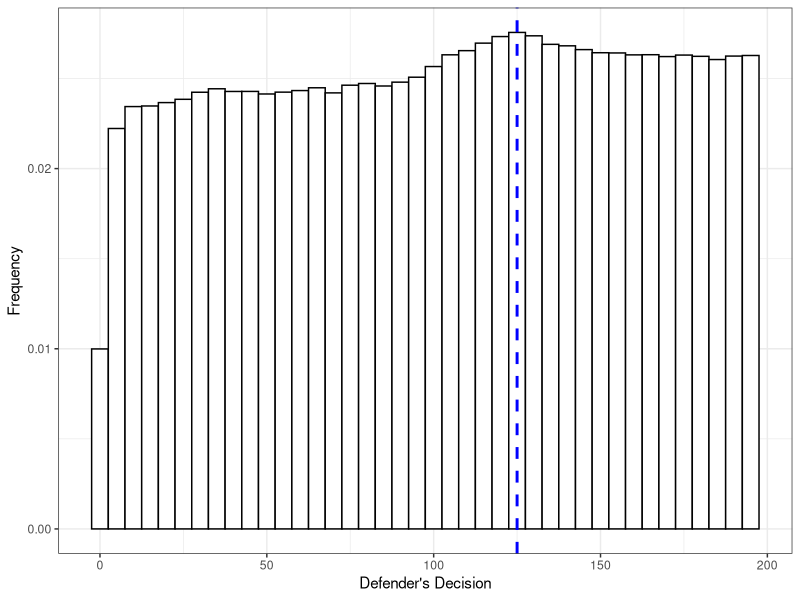
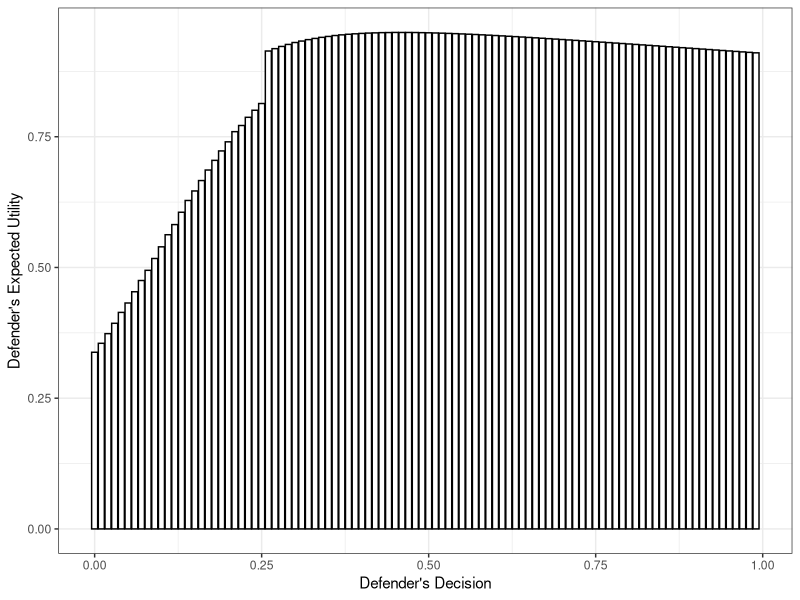
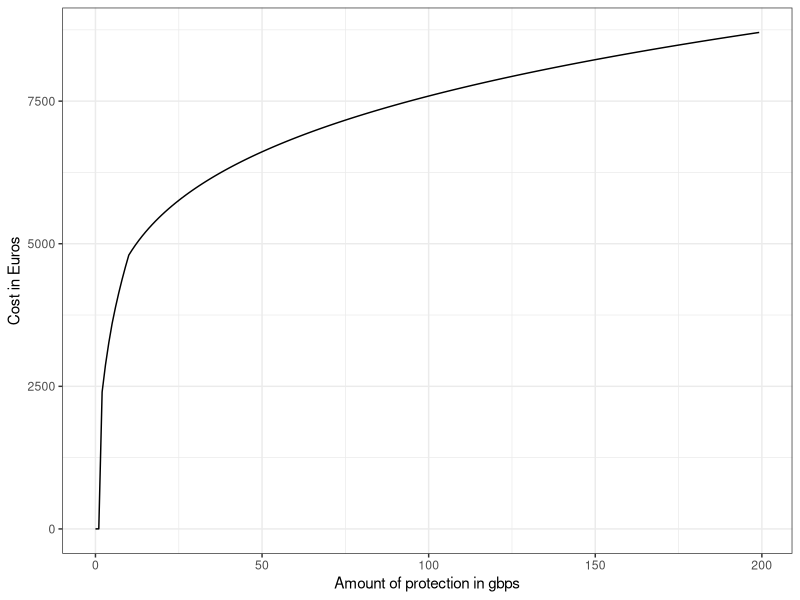
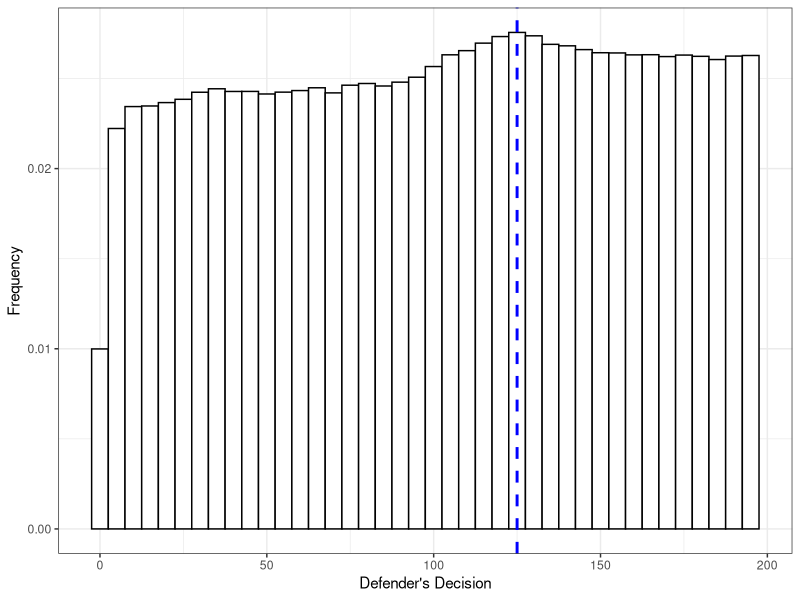
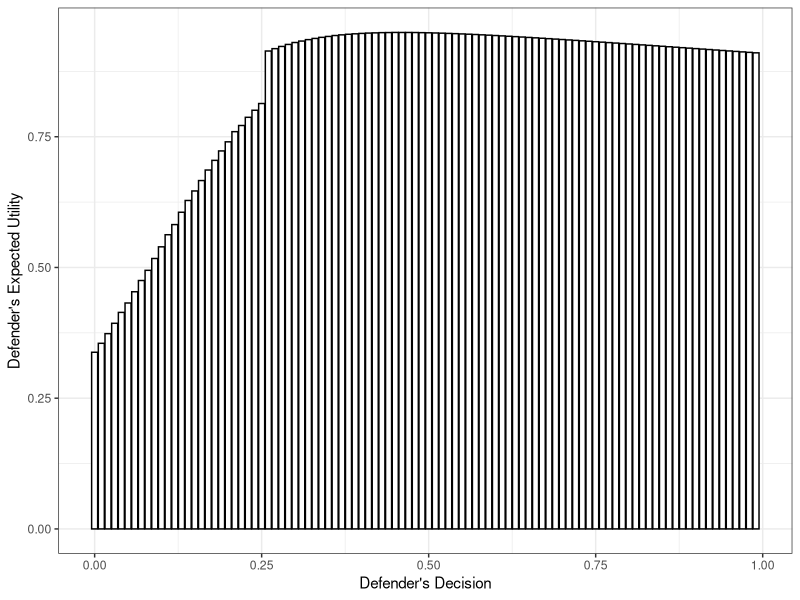
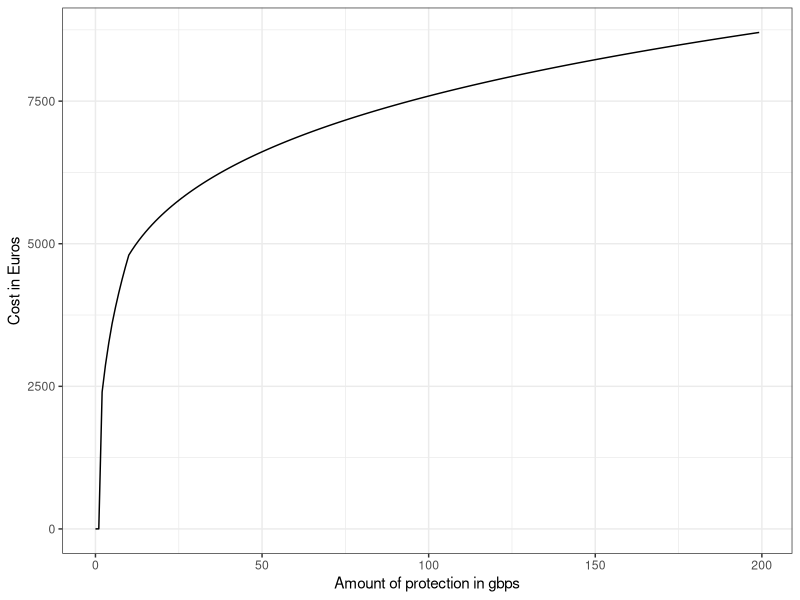
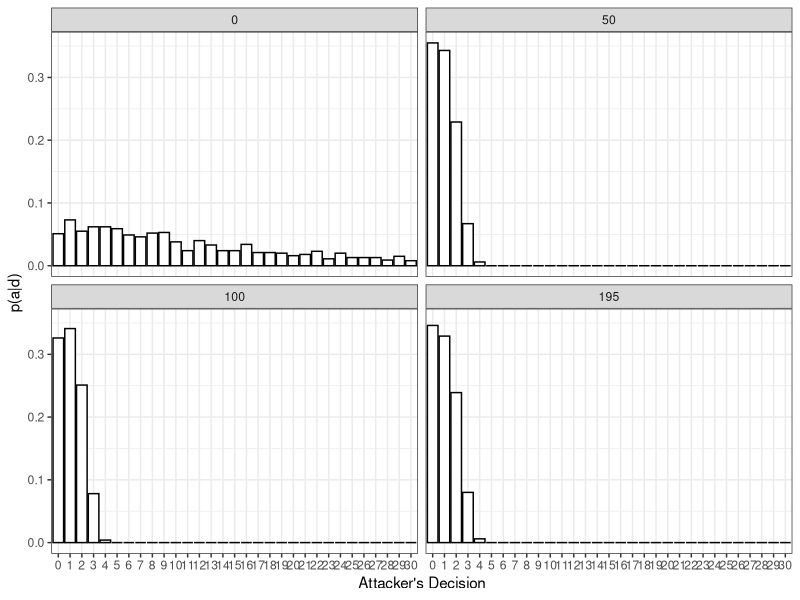

The R script that drew these images, in order:
library(ggplot2)
library(reshape2)
## APS solution real problem
dist = read.csv("results/dist_APS.csv")
p = ggplot(dist, aes(x = X0)) + geom_histogram(aes(y=(..count..)/sum(..count..)), bins = 40, colour="black", fill="white")
p = p + geom_vline(aes(xintercept=125),
                   color="blue", linetype="dashed", size=1)
p = p +  theme_bw() + xlab("Defender's Decision") + ylab("Frequency")
p

ggsave(p, filename = "figs/aps_prob3.eps", device = "eps", dpi = 300)

## Expected utility time comparison problem

#  pd.DataFrame({"d": d_values, "EU": psi_d})

psi_d = read.csv("results/EU_timecompprob.csv")
p = ggplot(psi_d, aes(x = d, y = EU)) + geom_bar(stat="identity", colour="black", fill = "white") 
p = p +  theme_bw() + xlab("Defender's Decision") + ylab("Defender's Expected Utility")
p

ggsave(p, filename = "figs/EU_probtime.eps", device = "eps", dpi = 300)


## Cost interpolation

#  pd.DataFrame({"d": d_values, "EU": psi_d})

costs = read.csv("costs.csv")
costs = costs[costs$x <= 200,]
p = ggplot(costs, aes(x = x, y = y)) + geom_line()
p = p +  theme_bw() + xlab("Amount of protection in gbps") + ylab("Cost in Euros")
p

ggsave(p, filename = "figs/costs.eps", device = "eps", dpi = 300)

## p_d real problem

pd = read.csv("results/p_d.csv")
colnames(pd) = c("d", 0:30)
pd_melted = melt(pd, id.vars = "d")
ds = c(0, 50, 100, 195)
pd_melted = pd_melted[pd_melted$d %in% ds,]
p = ggplot(data = pd_melted, aes(x = variable, y = value)) + geom_bar(stat = "identity", colour="black", fill = "white")
p = p + facet_wrap(~ d, nrow = 2)
p = p + xlab("Attacker's Decision") + ylab("p(a|d)") + theme_bw()
ggsave(p, filename = "figs/pa_given_d.eps", device = "eps", dpi = 300)
